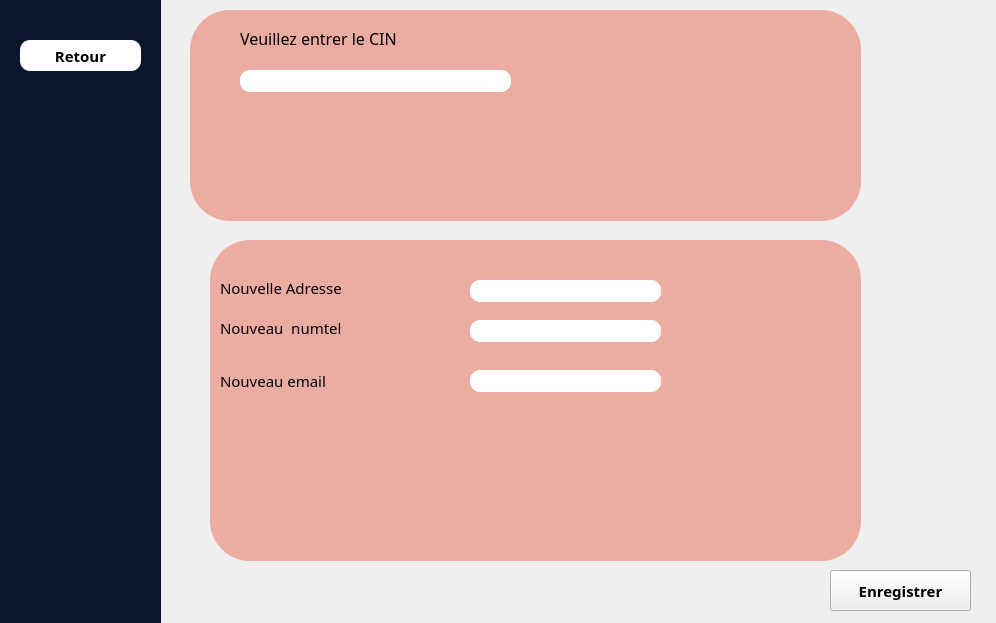
<?xml version="1.0" encoding="UTF-8"?>
<ui version="4.0">
 <class>modifch</class>
 <widget class="QDialog" name="modifch">
  <property name="geometry">
   <rect>
    <x>0</x>
    <y>0</y>
    <width>996</width>
    <height>623</height>
   </rect>
  </property>
  <property name="windowTitle">
   <string>Dialog</string>
  </property>
  <widget class="QWidget" name="widget" native="true">
   <property name="geometry">
    <rect>
     <x>-10</x>
     <y>-10</y>
     <width>171</width>
     <height>731</height>
    </rect>
   </property>
   <property name="styleSheet">
    <string notr="true">background-color: rgb(11, 22, 44);</string>
   </property>
   <widget class="QPushButton" name="pushButton_3">
    <property name="geometry">
     <rect>
      <x>30</x>
      <y>50</y>
      <width>121</width>
      <height>31</height>
     </rect>
    </property>
    <property name="font">
     <font>
      <family>Segoe Print</family>
      <pointsize>11</pointsize>
      <bold>true</bold>
     </font>
    </property>
    <property name="styleSheet">
     <string notr="true">border-radius: 10px;
background-color: rgb(255, 255, 255);</string>
    </property>
    <property name="text">
     <string>Retour</string>
    </property>
   </widget>
  </widget>
  <widget class="QWidget" name="widget_2" native="true">
   <property name="geometry">
    <rect>
     <x>190</x>
     <y>10</y>
     <width>671</width>
     <height>211</height>
    </rect>
   </property>
   <property name="styleSheet">
    <string notr="true">background-color: rgb(235, 172, 162);
border-radius: 40px;</string>
   </property>
   <widget class="QLineEdit" name="lineEdit_ID">
    <property name="geometry">
     <rect>
      <x>50</x>
      <y>60</y>
      <width>271</width>
      <height>22</height>
     </rect>
    </property>
    <property name="styleSheet">
     <string notr="true">background-color: rgb(255, 255, 255);
border-radius: 10px;
</string>
    </property>
   </widget>
   <widget class="QLabel" name="label">
    <property name="geometry">
     <rect>
      <x>50</x>
      <y>20</y>
      <width>311</width>
      <height>16</height>
     </rect>
    </property>
    <property name="font">
     <font>
      <family>Segoe Print</family>
      <pointsize>12</pointsize>
     </font>
    </property>
    <property name="text">
     <string>Veuillez entrer le CIN</string>
    </property>
   </widget>
  </widget>
  <widget class="QWidget" name="widget_3" native="true">
   <property name="geometry">
    <rect>
     <x>210</x>
     <y>240</y>
     <width>651</width>
     <height>321</height>
    </rect>
   </property>
   <property name="styleSheet">
    <string notr="true">background-color: rgb(235, 172, 162);
border-radius: 40px;</string>
   </property>
   <widget class="QLabel" name="label_2">
    <property name="geometry">
     <rect>
      <x>10</x>
      <y>40</y>
      <width>201</width>
      <height>16</height>
     </rect>
    </property>
    <property name="font">
     <font>
      <family>Segoe Print</family>
      <pointsize>11</pointsize>
     </font>
    </property>
    <property name="text">
     <string>Nouvelle Adresse</string>
    </property>
   </widget>
   <widget class="QLineEdit" name="lineEdit_nouveauNumeroTelephone">
    <property name="geometry">
     <rect>
      <x>260</x>
      <y>40</y>
      <width>191</width>
      <height>22</height>
     </rect>
    </property>
    <property name="styleSheet">
     <string notr="true">background-color: rgb(255, 255, 255);
border-radius: 10px;
</string>
    </property>
   </widget>
   <widget class="QLabel" name="label_4">
    <property name="geometry">
     <rect>
      <x>10</x>
      <y>80</y>
      <width>191</width>
      <height>16</height>
     </rect>
    </property>
    <property name="font">
     <font>
      <family>Segoe Print</family>
      <pointsize>11</pointsize>
     </font>
    </property>
    <property name="text">
     <string>Nouveau  numtel</string>
    </property>
   </widget>
   <widget class="QLineEdit" name="lineEdit_nouvelleAdresse">
    <property name="geometry">
     <rect>
      <x>260</x>
      <y>80</y>
      <width>191</width>
      <height>22</height>
     </rect>
    </property>
    <property name="styleSheet">
     <string notr="true">background-color: rgb(255, 255, 255);
border-radius: 10px;</string>
    </property>
   </widget>
   <widget class="QLabel" name="label_5">
    <property name="geometry">
     <rect>
      <x>10</x>
      <y>130</y>
      <width>241</width>
      <height>21</height>
     </rect>
    </property>
    <property name="font">
     <font>
      <family>Segoe Print</family>
      <pointsize>11</pointsize>
     </font>
    </property>
    <property name="text">
     <string>Nouveau email</string>
    </property>
   </widget>
   <widget class="QLineEdit" name="lineEdit_nouvelEmail">
    <property name="geometry">
     <rect>
      <x>260</x>
      <y>130</y>
      <width>191</width>
      <height>22</height>
     </rect>
    </property>
    <property name="styleSheet">
     <string notr="true">background-color: rgb(255, 255, 255);
border-radius: 10px;</string>
    </property>
   </widget>
  </widget>
  <widget class="QPushButton" name="pushButton">
   <property name="geometry">
    <rect>
     <x>830</x>
     <y>570</y>
     <width>141</width>
     <height>41</height>
    </rect>
   </property>
   <property name="font">
    <font>
     <family>Segoe Print</family>
     <pointsize>11</pointsize>
     <bold>true</bold>
    </font>
   </property>
   <property name="text">
    <string>Enregistrer</string>
   </property>
  </widget>
 </widget>
 <resources/>
 <connections/>
</ui>
